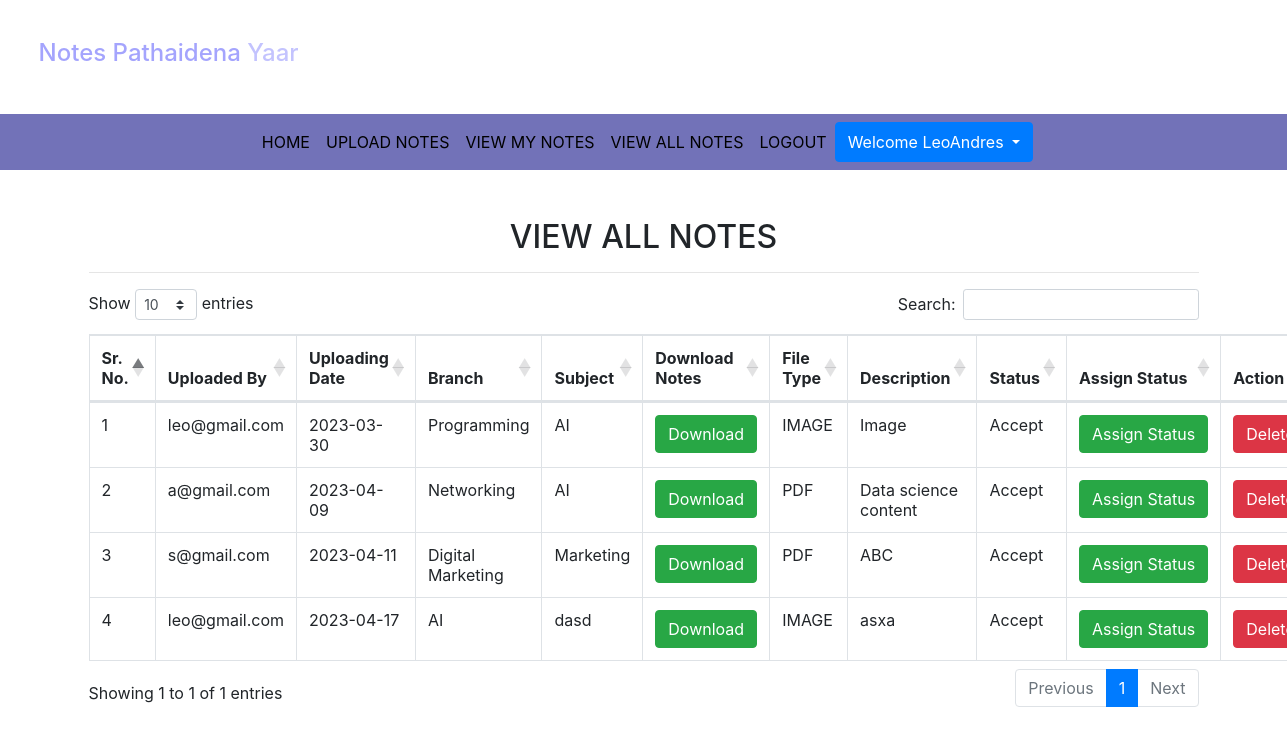
The page /viewallnotes (signed in) on the database its author committed.
### notes/models.py (models this page shows, shortened)
class Notes(models.Model):
    user = models.ForeignKey(User,on_delete=models.CASCADE)
    uploadingdate = models.CharField(max_length=30)
    branch = models.CharField(max_length=30)
    subject = models.CharField(max_length=30)
    notesfile = models.FileField(null=True)
    filetype = models.CharField(max_length=30,null=True)
    description = models.CharField(max_length=200,null=True)
    status = models.CharField(max_length=15)

### notes/views.py (the view)
# urls.py: path('viewallnotes',viewallnotes,name='viewallnotes'),
def viewallnotes(request):
    if not request.user.is_authenticated:
        return redirect('login')
    notes = Notes.objects.filter(status="Accept")
    d={'notes':notes}
    return render(request, 'viewallnotes.html',d)

### notes/templates/viewallnotes.html (shortened to what this page needs)
{% extends 'usernavigation.html' %} {% block body %} {% load static %}
<link
  rel="stylesheet"
  href="https://cdnjs.cloudflare.com/ajax/libs/twitter-bootstrap/4.5.2/css/bootstrap.css"
/>
<link
  rel="stylesheet"
  href="https://cdn.datatables.net/1.13.4/css/dataTables.bootstrap4.min.css"
/>
<div class="container mt-5">
  <h2 class="text-center">VIEW ALL NOTES</h2>
  <hr />
  <table class="table table-bordered" id="example">
    <thead>
      <tr>
        <th>Sr. No.</th>
        <th>Uploaded By</th>
        <th>Uploading Date</th>
        <th>Branch</th>
        <th>Subject</th>
        <th>Download Notes</th>
        <th>File Type</th>
        <th>Description</th>
        <th>Status</th>
        <th>Assign Status</th>
        <th>Action</th>
      </tr>
    </thead>
    {% for i in notes %}
    <tbody>
      <tr>
        <td>{{forloop.counter}}</td>
        <td>{{i.user.username}}</td>
        <td>{{i.uploadingdate}}</td>
        <td>{{i.branch}}</td>
        <td>{{i.subject}}</td>
        <td>
          <a href="{{i.notesfile.url}}" class="btn btn-success" download
            >Download</a
          >
        </td>
        <td>{{i.filetype}}</td>
        <td>{{i.description}}</td>
        <td>{{i.status}}</td>
        <td>
          <a href="{% url 'assign_status' i.id %}" class="btn btn-success"
            >Assign&nbsp;Status</a
          >
        </td>
        <td>
          <a
            href="{% url 'delete_notes' i.id %}"
            class="btn btn-danger"
            onclick="return confirm('Are you sure?')"
            delete
            >Delete</a
          >
        </td>
      </tr>
      {% endfor %}
    </tbody>
  </table>
</div>
{% endblock %}

### notes/templates/usernavigation.html (shortened to what this page needs)
<html lang="en">
  <head>
    {% load static %}
    <link
      rel="stylesheet"
      href="https://maxcdn.bootstrapcdn.com/bootstrap/4.3.1/css/bootstrap.min.css"
    />
    <link
      rel="stylesheet"
      href="https://use.fontawesome.com/releases/v5.6.3/css/all.css"
    />
    <link rel="stylesheet" href="{% static 'css/mystyle.css'%} " />
  </head>
  <body>
    <h4 style="padding: 3%">
      <span style="color: #a4a4fd"> Notes Pathaidena</span
      ><span style="color: #c3c3fe"> Yaar</span>
    </h4>
    <nav
      class="navbar navbar-expand-sm justify-content-center"
      style="background-color: #7272b8"
    >
      <ul class="navbar-nav">
        <li class="navbar-item">
          <a class="nav-link" href="{% url 'profile'%}">HOME</a>
        </li>
        <li class="navbar-item">
          <a class="nav-link" href="{% url 'upload_notes'%}">UPLOAD NOTES</a>
        </li>
        <li class="navbar-item">
          <a class="nav-link" href="{% url 'view_mynotes'%}">VIEW MY NOTES</a>
        </li>
        <li class="navbar-item">
          <a class="nav-link" href="{% url 'viewallnotes'%}">VIEW ALL NOTES</a>
        </li>
        <li class="navbar-item">
          <a class="nav-link" href="{% url 'logout'%}">LOGOUT</a>
        </li>
        <div class="btn-group">
          <button
            type="button"
            class="btn btn-primary dropdown-toggle"
            data-toggle="dropdown"
          >
            Welcome {{request.user.first_name}}
          </button>
        </div>
      </ul>
    </nav>
  </body>
</html>
{% block body %} {% endblock %}

### notes/static/css/mystyle.css (style rules this page uses)
.nav-link { color: black; }

### rows shown on the page
Notes: user.username "leo@gmail.com", uploadingdate "2023-03-30", branch "Programming", subject "AI", filetype "IMAGE", description "Image", status "Accept"
Notes: user.username "a@gmail.com", uploadingdate "2023-04-09", branch "Networking", subject "AI", filetype "PDF", description "Data science content", status "Accept"
Notes: user.username "s@gmail.com", uploadingdate "2023-04-11", branch "Digital Marketing", subject "Marketing", filetype "PDF", description "ABC", status "Accept"
Notes: user.username "leo@gmail.com", uploadingdate "2023-04-17", branch "AI", subject "dasd", filetype "IMAGE", description "asxa", status "Accept"

### other values the page prints
{{ request.user.first_name }} "LeoAndres"
